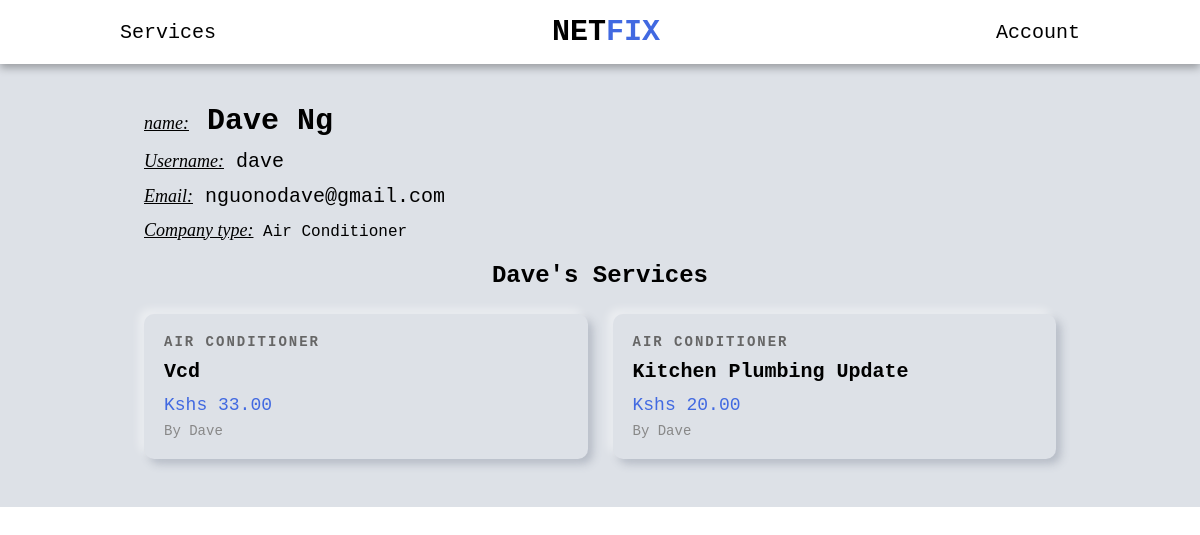
Screenshot of /profile/dave/ with the database file from the repository.
### users/models.py (models this page shows, shortened)
class User(AbstractUser):
    is_company = models.BooleanField(default=False)
    is_customer = models.BooleanField(default=False)
    email = models.EmailField(max_length=100, unique=True)
    username = models.CharField(max_length=100, unique=True)
    USERNAME_FIELD = 'email'
    REQUIRED_FIELDS = ['username']

class Company(models.Model):
    user = models.OneToOneField(User, on_delete=models.CASCADE, primary_key=True)
    choices = (
        ('Air Conditioner', 'Air Conditioner'),
        ('All in One', 'All in One'),
        ('Carpentry', 'Carpentry'),
        ('Electricity', 'Electricity'),
        ('Gardening', 'Gardening'),
        ('Home Machines', 'Home Machines'),
        ('House Keeping', 'House Keeping'),
        ('Interior Design', 'Interior Design'),
        ('Locks', 'Locks'),
        ('Painting', 'Painting'),
        ('Plumbing', 'Plumbing'),
        ('Water Heaters', 'Water Heaters'),
    )
    field = models.CharField(max_length=30, blank=False, null=False, default="", choices=choices)
    def __str__(self):
        return self.user.username

### services/models.py (models this page shows, shortened)
class Service(models.Model):
    company = models.ForeignKey(Company, default="", on_delete=models.CASCADE)
    name = models.CharField(max_length=40)
    description = models.TextField()
    price_hr = models.DecimalField(decimal_places=2, max_digits=100)
    choices = (
        ('Air Conditioner', 'Air Conditioner'),
        ('Carpentry', 'Carpentry'),
        ('Electricity', 'Electricity'),
        ('Gardening', 'Gardening'),
        ('Home Machines', 'Home Machines'),
        ('House Keeping', 'House Keeping'),
        ('Interior Design', 'Interior Design'),
        ('Locks', 'Locks'),
        ('Painting', 'Painting'),
        ('Plumbing', 'Plumbing'),
        ('Water Heaters', 'Water Heaters'),
    )
    field = models.CharField(max_length=30, blank=False, null=False, default="", choices=choices)
    date = models.DateTimeField(auto_now=True, null=False)
    id = models.UUIDField(default=uuid.uuid4, unique=True, primary_key=True, editable=False)

### users/views.py (the view)
# urls.py: path('profile/<str:username>/', v.profile, name='profile'),
def profile(request, username):
    user = User.objects.get(username=username)
    context = {
        "profile": user,
    }
    if user.is_company:
        services = user.company.service_set.all().order_by('-date')
        context['services'] = services
    return render(request, "users/profile.html", context)

### users/templates/users/profile.html (shortened to what this page needs)
{% extends 'main/base.html' %}
{% block content %}
{% if request.user.is_authenticated and user.username == profile.username and user.is_customer %}
    <div class="profile-details-header">
        <div class="header-content">
            <h1 class="full-name">
                <span class="profile-usher">name:</span> <span>{{profile.first_name}} </span><span>{{profile.last_name}}</span>
            </h1>
            <p class="username"><span class="profile-usher">Username:</span> {{profile.username}}</p>
            <p class="email"><span class="profile-usher">Email:</span> {{profile.email}}</p>
        </div>
    </div>
    <div class="services-header  services-header-profile">
        <h1>Previous Requested Services</h1>
    </div>
{% else %}
    {% if profile.is_company %}
        <div class="profile-details-header">
            <h1 class="full-name">
                <span class="profile-usher">name:</span> <span>{{profile.first_name}} </span><span>{{profile.last_name}}</span>
            </h1>
            <p class="username"><span class="profile-usher">Username:</span> {{profile.username}}</p>
            <p class="email"><span class="profile-usher">Email:</span> {{profile.email}}</p>
            <p class="field"><span class="profile-usher">Company type:</span> {{profile.company.field}}</p>
        </div>
        <div class="services-header services-header-profile">
            <h1>{{profile.first_name}}'s Services</h1>
        </div>
        <div class="services-grid">
            {% for service in services %}
            <a href="{% url 'index' service.id %}" class="service-card">
                <div class="card-content">
                    <div class="service-category">{{ service.field }}</div>
                    <h2 class="service-name">{{ service.name }}</h2>
                    <div class="service-price">Kshs {{ service.price_hr }}</div>
                    <div class="service-company">by {{service.company}}</div>
                </div>
            </a>
            {% endfor %}
        </div>
    {% endif %}
{% endif %}
{% endblock content %}

### static/css/style.css (style rules this page uses)
* { margin: 0; padding: 0; box-sizing: border-box; font-family: 'Courier New', Courier, monospace; }
a { text-decoration: none; color: black; }
.services-grid { display: grid; grid-template-columns: repeat(auto-fill, minmax(300px, 1fr)); gap: 25px; }
.services-header { display: flex; align-items: center; justify-content: center; flex-direction: column; margin-bottom: 25px; text-transform: capitalize; }
.service-card { border-radius: 10px; box-shadow: -5px -5px 9px rgba(255,255,255,0.45), 5px 5px 9px rgba(94,104,121,0.3); transition: transform 0.3s; cursor: pointer; text-decoration: none; color: black; display: block; }
.card-content { padding: 20px; }
.service-category { font-size: 14px; font-weight: 800; color: #666; margin-bottom: 10px; text-transform: uppercase; letter-spacing: 2px; }
.service-name { font-size: 20px; text-transform: capitalize; font-weight: bold; margin-bottom: 12px; }
.service-price { font-size: 18px; color: royalblue; margin-bottom: 8px; }
.service-company { font-size: 14px; text-transform: capitalize; color: #888; }
.profile-details-header { display: flex; flex-direction: column; justify-content: center; margin-bottom: 30px; padding: 25px 0; position: relative; height: 120px; }
.profile-details-header .full-name { text-transform: capitalize; font-size: 30px; margin-bottom: 12px; }
.profile-details-header .username, .profile-details-header .email { font-size: 20px; margin-bottom: 12px; }
.profile-usher { all: initial; font-size: 18px; font-style: italic; text-decoration: underline; }
.services-header-profile { font-size: 12px; }

### rows the page displays
User: first_name "Dave", last_name "Ng", username "dave", email "nguonodave@gmail.com", company.field "Air Conditioner"
Service: field "AIR CONDITIONER", name "Vcd", price_hr "33.00", company "Dave"
Service: field "AIR CONDITIONER", name "Kitchen Plumbing Update", price_hr "20.00", company "Dave"
